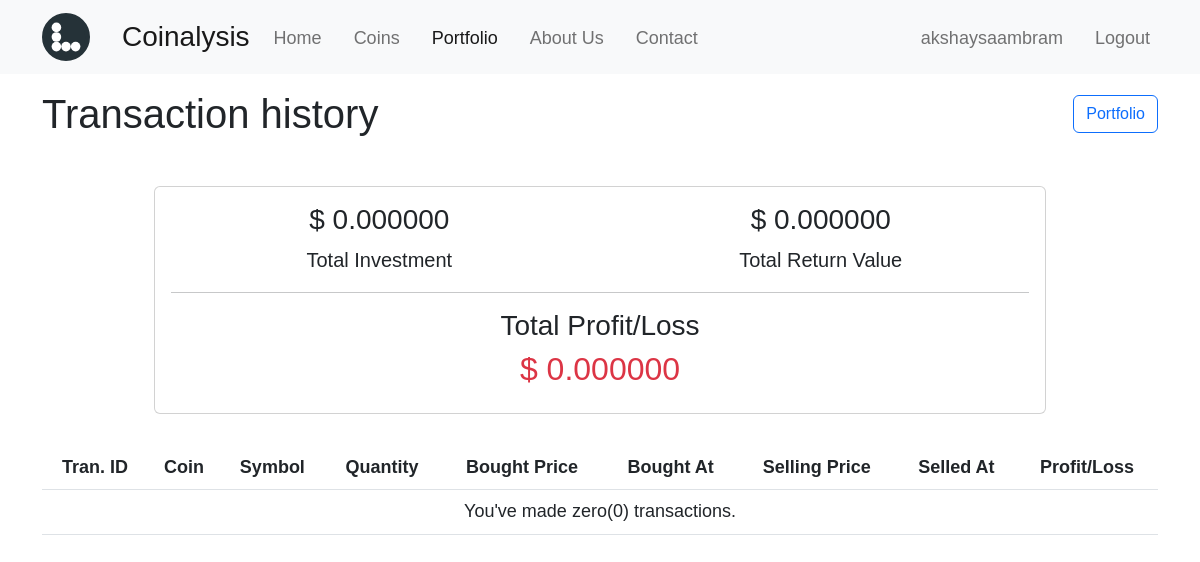
Before: /transactions/ (signed in) with the older database file.
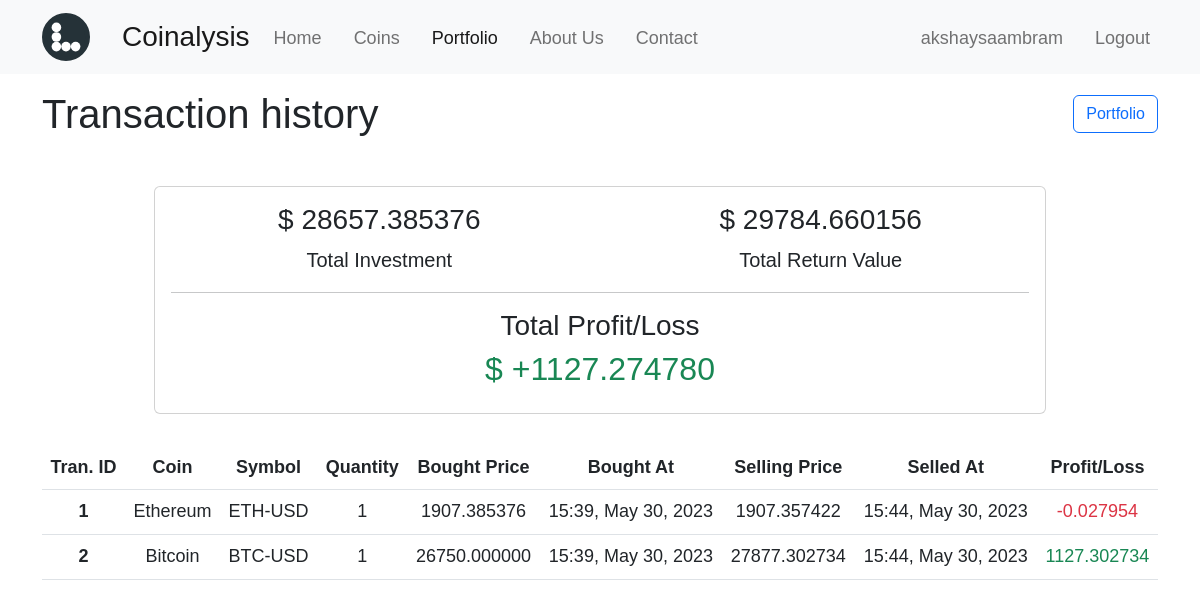
After: the same page with the newer database file.
### mainapp/models.py (models this page shows, shortened)
class Transaction(models.Model):
    coin = models.CharField(max_length=100)
    symbol = models.CharField(max_length=50)
    bought_price = models.FloatField()
    quantity = models.IntegerField(default=1)
    bought_at = models.DateTimeField(default=datetime.now)
    selling_price = models.FloatField()
    profit_or_loss = models.FloatField()
    transaction_date = models.DateTimeField(default=datetime.now)
    user = models.ForeignKey(User, on_delete=models.CASCADE)

### mainapp/views.py (the view)
# urls.py: path('transactions/', views.transactions, name='transactions'),
@login_required
def transactions(request):
    trans = Transaction.objects.filter(user=request.user)
    total_investment, total_returns, p_or_l = [0] * 3
    for tran in trans:
        total_investment += tran.quantity * tran.bought_price
        total_returns += tran.quantity * tran.selling_price
        p_or_l += tran.profit_or_loss
    context = {
        'trans': trans,
        'total_investment': total_investment,
        'total_returns': total_returns,
        'p_or_l': p_or_l,
    }
    return render(request, 'mainapp/transactions.html', context)

### mainapp/templates/mainapp/transactions.html (shortened to what this page needs)
{% extends 'base.html' %}
{% block content %}
    <div class="container">
        <header class="d-flex justify-content-space-between align-items-center">
            <h1 class="my-3">Transaction history</h1>
            <a class="btn btn-outline-primary ms-auto" href="{% url 'portfolio' %}">Portfolio</a>
        </header>
        <main>
            <div class="card">
                <div class="card-body text-center">
                    <div class="row">
                        <div class="col">
                            <h3>$ {{ total_investment|floatformat:6 }}</h3>
                            <p class="lead">Total Investment</p>
                        </div>
                        <div class="col">
                            <h3>$ {{ total_returns|floatformat:6 }}</h3>
                            <p class="lead">Total Return Value</p>
                        </div>
                    </div>
                    <hr>
                    <h3>Total Profit/Loss</h3>
                    <h2>
                        {% if p_or_l > 0 %}
                            <span class="text-success">$ +{{ p_or_l|floatformat:6 }}</span>
                        {% else %}
                            <span class="text-danger">$ {{ p_or_l|floatformat:6 }}</span>
                        {% endif %}
                    </h2>
                </div>
            </div>
            <table class="table table-hover text-center">
                <thead>
                    <tr>
                        <th scope="col">Tran. ID</th>
                        <th scope="col">Coin</th>
                        <th scope="col">Symbol</th>
                        <th scope="col">Quantity</th>
                        <th scope="col">Bought Price</th>
                        <th scope="col">Bought At</th>
                        <th scope="col">Selling Price</th>
                        <th scope="col">Selled At</th>
                        <th scope="col">Profit/Loss</th>
                    </tr>
                </thead>
                <tbody>
                    {% for tran in trans %}
                        <tr>
                            <th scope="col">{{ tran.id }}</th>
                            <td>{{ tran.coin }}</td>
                            <td>{{ tran.symbol }}</td>
                            <td>{{ tran.quantity }}</td>
                            <td>{{ tran.bought_price|floatformat:6 }}</td>
                            <td>{{ tran.bought_at|date:"H:i, F d, Y" }}</td>
                            <td>{{ tran.selling_price|floatformat:6 }}</td>
                            <td>{{ tran.transaction_date|date:"H:i, F d, Y" }}</td>
                            <td>
                                {% if tran.profit_or_loss < 0 %}
                                    <span class="text-danger">{{ tran.profit_or_loss|floatformat:6 }}</span>
                                {% else %}
                                    <span class="text-success">{{ tran.profit_or_loss|floatformat:6 }}</span>
                                {% endif %}
                            </td>
                        </tr>
                    {% empty %}
                        <tr>
                            <td colspan="9">You've made zero(0) transactions.</td>
                        </tr>
                    {% endfor %}
                </tbody>
            </table>
        </main>
    </div>
{% endblock content %}

Changed rows visible on the page:
added Transaction: id "1", coin "Ethereum", symbol "ETH-USD", quantity "1", bought_price "1907.385376", bought_at "15:39, May 30, 2023", selling_price "1907.357422", transaction_date "15:44, May 30, 2023", profit_or_loss "-0.027954"
added Transaction: id "2", coin "Bitcoin", symbol "BTC-USD", quantity "1", bought_price "26750.000000", bought_at "15:39, May 30, 2023", selling_price "27877.302734", transaction_date "15:44, May 30, 2023", profit_or_loss "1127.302734"
Other visible differences:
{{ total_investment|floatformat:6 }}: "0.000000" → "28657.385376"
{{ total_returns|floatformat:6 }}: "0.000000" → "29784.660156"
{{ p_or_l|floatformat:6 }}: (not shown) → "1127.274780"
{{ p_or_l|floatformat:6 }}: "0.000000" → (not shown)
text no longer shown: "$ You've made zero(0) transactions."
